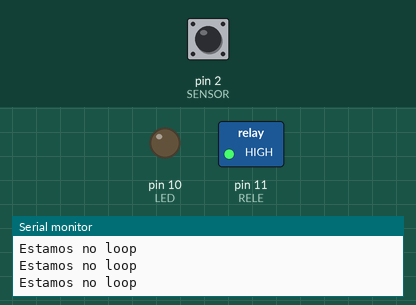
Bench run of a sketch on a simulated Arduino Uno, built with avr-gcc and run on an emulated ATmega328P. Parts: switched loads named in the sketch (green lamp = pin HIGH), output pins drawn as LEDs (lit = HIGH), the last lines printed to the serial monitor. The test bench sets the inputs (shaded band); at power-on: pin 2 (SENSOR) LOW.

Above: at 1.2 s.
1.3 s: pin 2 (SENSOR) pulsed HIGH 2 times (0.12 s each, 0.3 s apart)
At 2.0 s:
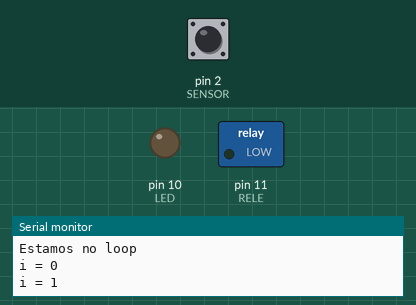
3.4 s: pin 2 (SENSOR) driven HIGH
At 4.6 s:
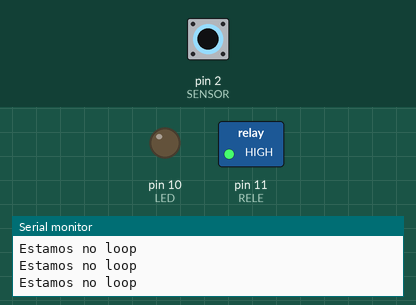
6.4 s: pin 2 (SENSOR) driven LOW
At 7.1 s:
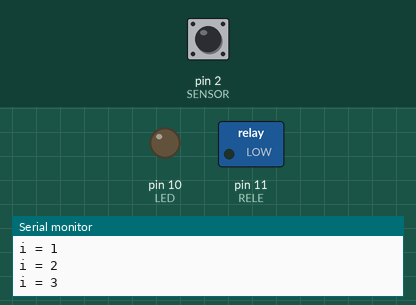
Timing chart, 0 to 18.1 s (numbered marks = the images above; inputs shaded):
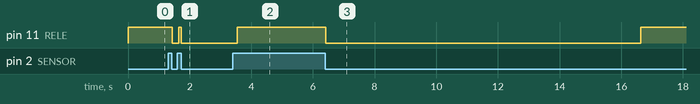

The sketch:

codigo_Teste_26_04.ino
```cpp
#define SENSOR 2
#define RELE 11
#define LED 10

bool statusSensor, flag;

void setup() {
Serial.begin(9600);
pinMode(SENSOR, INPUT);
pinMode(RELE, OUTPUT);
pinMode(LED, OUTPUT);
digitalWrite(RELE, HIGH); // RELÉ DESLIGADO NA INICIALIZAÇÃO.
}

void loop() {
Serial.println("Estamos no loop");
statusSensor = digitalRead(SENSOR); // LÊ O ESTADO DO PINO DO SENSOR

if(statusSensor == 1 && flag == 0){
  flag = 1;
}
if(statusSensor == 0 && flag == 1){
  flag = 0;
  digitalWrite(RELE, LOW);
  for(int i = 0; i <= 50; i++){
    Serial.print("i = ");
    Serial.println(i);
    delay(200);
    statusSensor = digitalRead(SENSOR);
    if(statusSensor == 1)
    {
    digitalWrite(RELE, HIGH);
    return;
    }

  }
  digitalWrite(RELE, HIGH);
}


/*
if(statusSensor == 0){  // SENSOR ÓPTICO ATIVADO (NÍVEL 0)
  digitalWrite(RELE, LOW);        // LIGA O RELÉ
  digitalWrite(LED, HIGH);        // LIGA O LED
  Serial.println("Relé ligado");
  delay(500);
}
else {                  //  SENSOR ÓPTICO DESATIVADO (NÍVEL 0)
  digitalWrite(RELE, HIGH);      // DESLIGA O RELÉ
  digitalWrite(LED, LOW);        // DESLIGA O LED
  Serial.println("Relé desligado");
  delay(500);
 */


}
```

Measured:
- after the input at 1.3 s, pin 11 (RELE): HIGH → LOW after 0.14 s, → HIGH 0.21 s later, → LOW 0.09 s later
- after the input at 3.4 s, pin 11 (RELE): LOW → HIGH after 0.14 s
- after the input at 6.4 s, pin 11 (RELE): HIGH → LOW at once, → HIGH 10.2 s later
